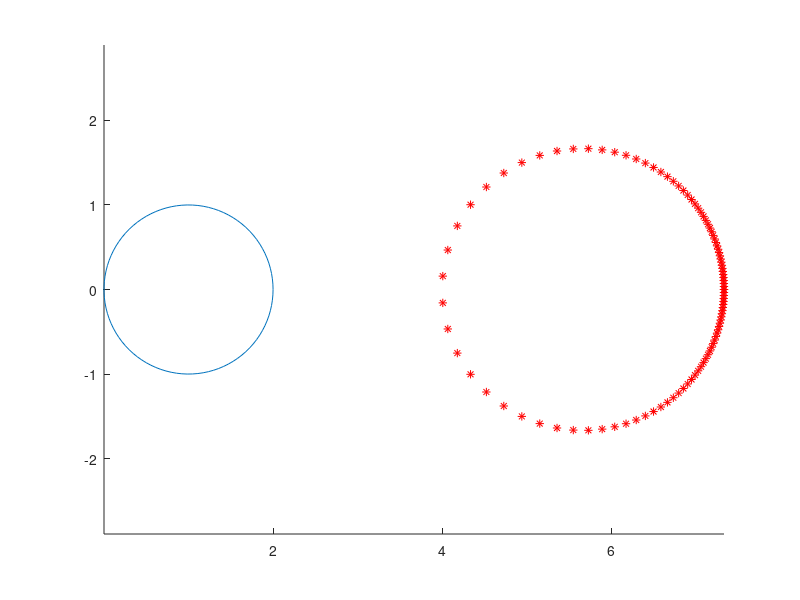

This chart was generated by the following MATLAB code:
hold on;axis equal;tanti = 100;a = 9;b = 4;mobius = @(z) (z*a+b)./(z+1); % la funzione è la composizione di una traslazione di 1+0i,% un reciproco dei punti% un'omotetia di -5+0i con centro in 0+0i,% una traslazione di 9+0i.f1 = @(x) x + 1;f2 = @(x) 1./x;f3 = @(x) (b-a).*x;f4 = @(x) x + a;var_v = linspace(0,2*pi,tanti);var_v = exp(var_v*1i)+1;plot(var_v);var_v2 = mobius(var_v);plot(var_v2,"r*");% la figura risultante da var_v2 è una circonferenzaf4(f3(f2(f1(var_v))))-mobius(var_v) < 10^(-10)%%clear("a", "ans", "b", "f1", "f2", "f3", "f4", "mobius", "tanti", "var_v", "var_v2");